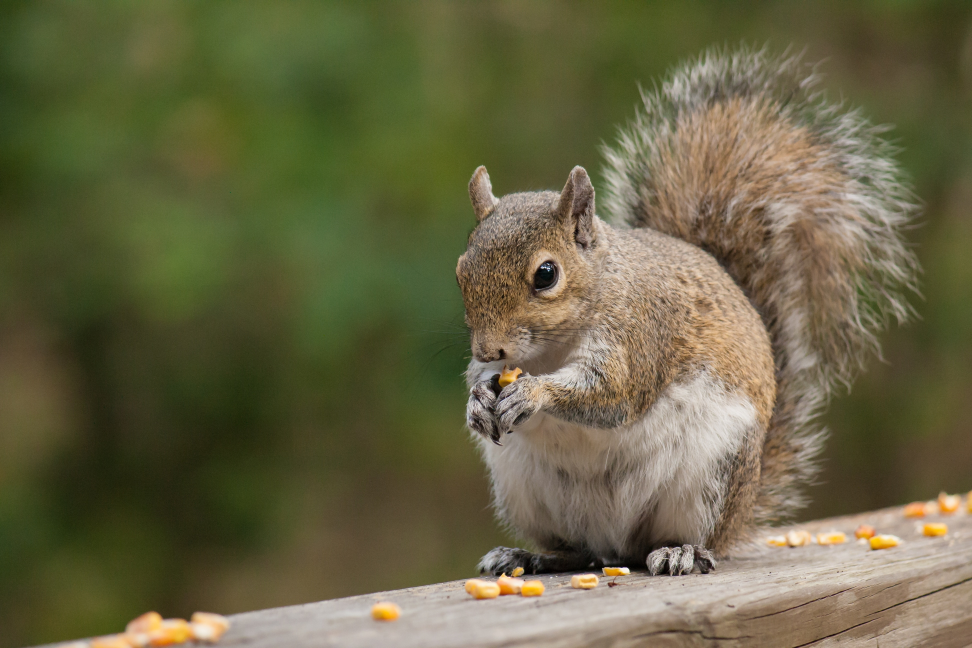
#> input picture Data/images/squirrel.jpg, 3888 x 2592 px (shown at 1/4 size)
$ jupyter execute --allow-errors images.ipynb   (text cells are left out)
#> lines starting #> are read from the running program, lines starting #| are printed output that depends on the picture; after the words box and inside, x2 and y2 are one past the last pixel; in counts of white or black regions, pixels touching at a corner belong together; pictures that were not available may be replaced by others from this repository, and a replacement may not be noted
[cell 1]
import cv2
import os
import numpy as np
img_path = './../Data/images/squirrel.jpg'
image = cv2.imread(img_path)
#> image is the input picture: shape (2592, 3888, 3); mean B, G, R 68.5, 100.2, 104.1
image.shape
path = './../Data/'

[cell 2]
image_path = os.path.join(path,'images','squirrel.png')
img = cv2.imread(image_path)

[cell 3]
cv2.imwrite(os.path.join(path,'images','squirrel_out.jpg'),img)
#> Out = True

[cell 4]
cv2.imshow('farme',img)
cv2.waitKey(0)

[cell 5]
image_path = os.path.join(path,'images','squirrel.png')
img = cv2.imread(image_path)
resized_img = cv2.resize(img,(300,200))
print(img.shape, resized_img.shape)
#| (2592, 3888, 3) (200, 300, 3)
cv2.imshow('img',img)
cv2.imshow('resized img',resized_img)
cv2.waitKey(0)

[cell 6]
image_path = os.path.join(path,'images','squirrel.png')
img = cv2.imread(image_path)
print(img.shape)
#| (2592, 3888, 3)
crop_img = img[500:2000,800:3000]

cv2.imshow('img',img)
cv2.imshow('cropped img',crop_img)
cv2.waitKey(0)

[cell 7]
image_path = os.path.join(path,'images','parrot.png')
img = cv2.imread(image_path)
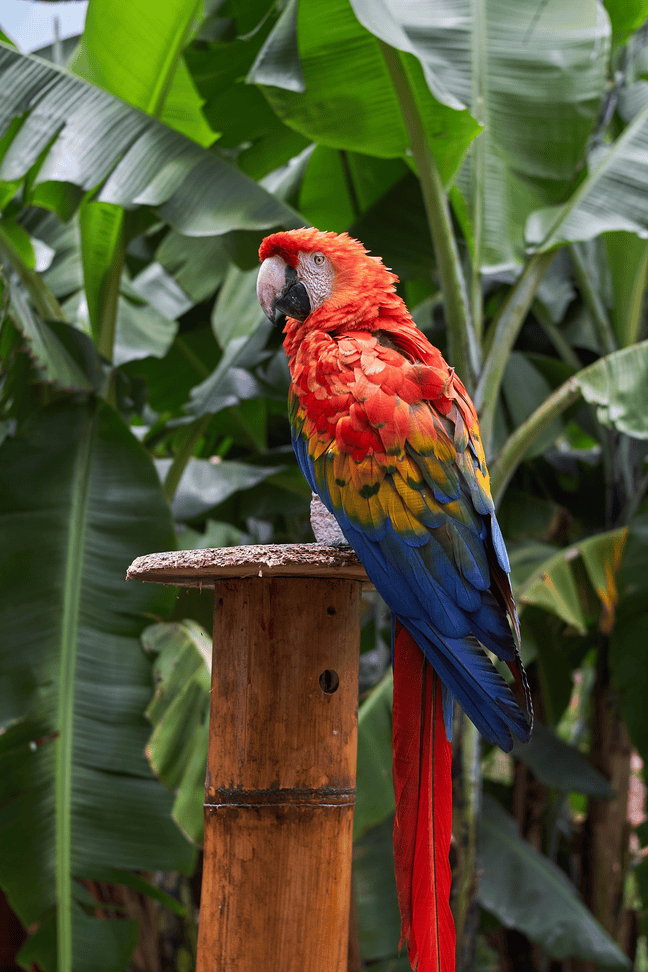
#> input picture Data/images/parrot.png, 648 x 972 px
#> img is the input picture: shape (972, 648, 3); mean B, G, R 52.4, 80.8, 82.5
img.shape
# img = cv2.resize(img, (1290,1944))
img_rgb = cv2.cvtColor(img, cv2.COLOR_BGR2RGB)
img_gray = cv2.cvtColor(img, cv2.COLOR_BGR2GRAY)
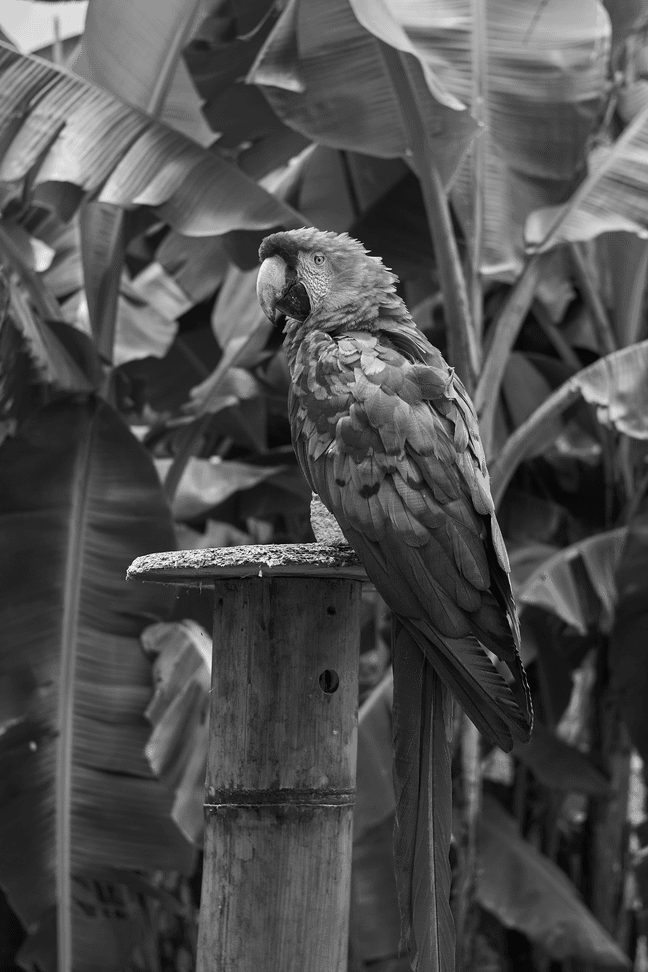
#> img_gray: shape (972, 648); min 7, max 239, mean 78.1
img_hvs = cv2.cvtColor(img, cv2.COLOR_BGR2HSV)
#> img_hvs: shape (972, 648, 3); mean H, S, V 48.4, 132.5, 97.7
cv2.imshow('img',img)
cv2.imshow('img_RGB',img_rgb)
cv2.imshow('img_gray',img_gray)
cv2.imshow('img_hvs',img_hvs)
cv2.waitKey(0)

[cell 8]
image_path = os.path.join(path,'images','person.png')
img = cv2.imread(image_path)
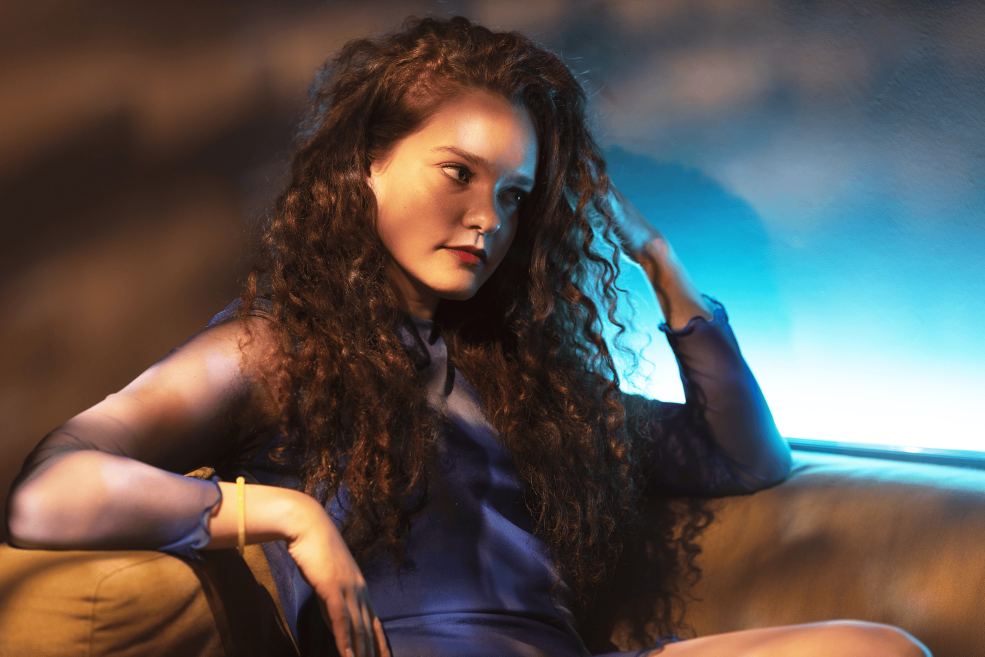
#> input picture Data/images/person.png, 1970 x 1313 px (shown at 1/2 size)
#> img is the input picture: shape (1313, 1970, 3); mean B, G, R 80.9, 85.2, 91.5
img.shape
k_size = 7
blurred_image = cv2.blur(img, (k_size,k_size))
gaussian_blur  = cv2.GaussianBlur(img, (k_size,k_size), 5)
median_blur  = cv2.medianBlur(img,k_size)
cv2.imshow('original', img)
cv2.imshow('blurred ', blurred_image)
cv2.imshow('Gaussian Blur', gaussian_blur)
cv2.imshow('Media Blur', median_blur)
cv2.waitKey(0)

[cell 9]
image_path = os.path.join(path,'images','dog.png')
img = cv2.imread(image_path)
k_size = 7
#> (the rest of this cell did not finish here and is left out)

[cell 10]
#simple threshold and adaptivethreshold

image_path = os.path.join(path,'images','parrot.png')
img = cv2.imread(image_path)

img_gray = cv2.cvtColor(img, cv2.COLOR_BGR2GRAY)

ret, thresh = cv2.threshold(img_gray, 80, 255, cv2.THRESH_BINARY)
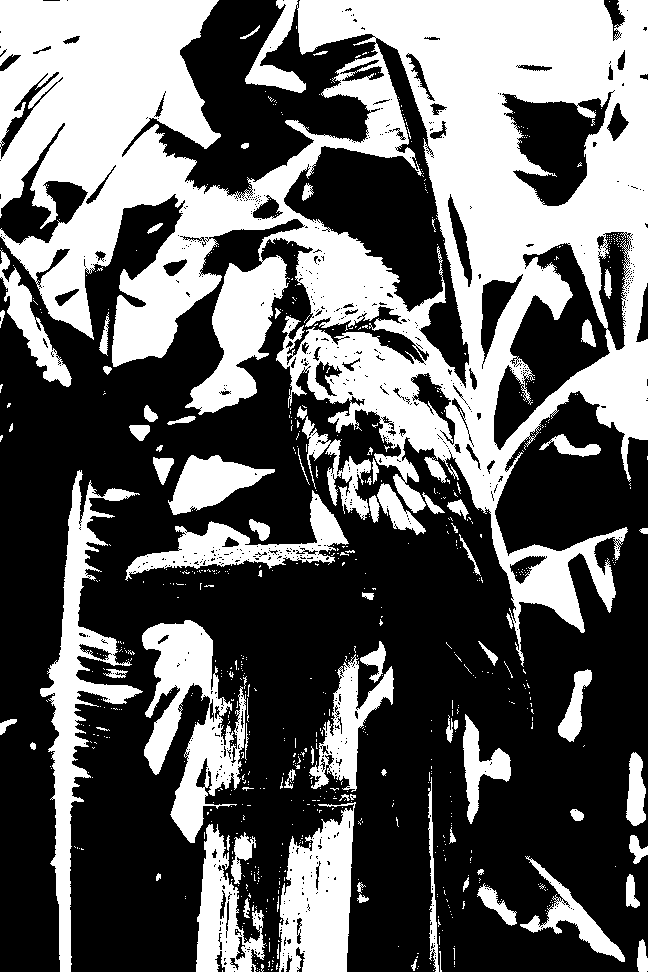
#> thresh: shape (972, 648); 39% white; 799 white regions (715 under 20 px), largest, box (x1, y1, x2, y2) and area: (0, 0, 648, 667) 173874, (40, 470, 143, 972) 11583, (142, 620, 246, 843) 10515
adaptive_thress = cv2.adaptiveThreshold(img_gray, 255, cv2.ADAPTIVE_THRESH_GAUSSIAN_C, cv2.THRESH_BINARY, 21,30)
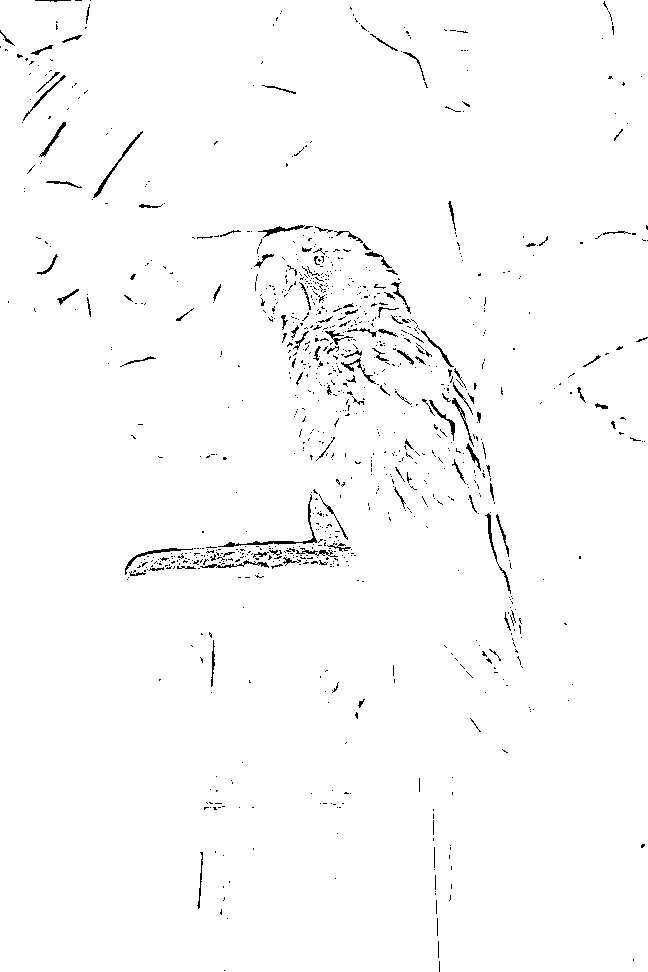
#> adaptive_thress: shape (972, 648); 98.4% white; black in thin lines or dots
cv2.imshow('original', img)
cv2.imshow("image", img_gray)
cv2.imshow('thresh img',thresh)
cv2.imshow('thresh adaptive', adaptive_thress)
cv2.waitKey(0)

[cell 11]
image_path = os.path.join(path,'images','baller.jpg')
img = cv2.imread(image_path)
#> (the rest of this cell did not finish here and is left out)

[cell 12]
image_path = os.path.join(path,'images','whiteboard.png')
img = cv2.imread(image_path)

#> (the rest of this cell did not finish here and is left out)

[cell 13]
image_path = os.path.join(path,'images','birds.jpg')
img = cv2.imread(image_path)
#> (the rest of this cell did not finish here and is left out)

[cell 14]
video_path = os.path.join(path,'videos','Monkey.mp4')
video = cv2.VideoCapture(video_path)


# Visualizing videos
ret = True
while ret:
    ret, frame = video.read()
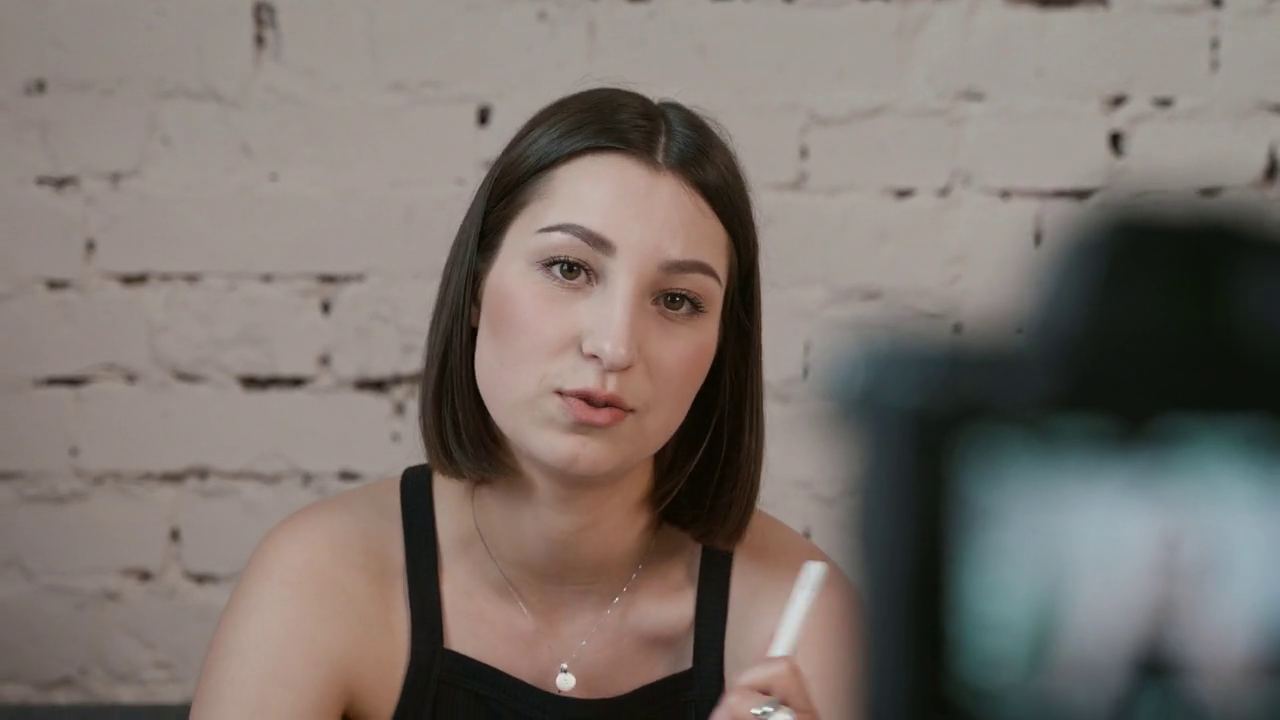
#> input picture frame 56 of Data/videos/testVideo.mp4, 1280 x 720 px, given in place of Monkey.mp4, which was not available
#> frame is the input picture: shape (720, 1280, 3); mean B, G, R 108.6, 114.3, 122.8

    if ret:
        cv2.imshow('image',frame)
        cv2.waitKey(50)

video.release()
cv2.destroyAllWindows()
